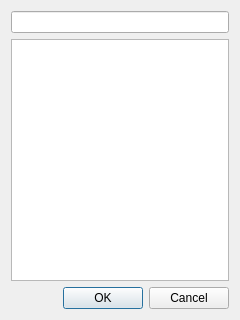
<?xml version="1.0" encoding="UTF-8"?>
<ui version="4.0">
 <class>ContactInfo</class>
 <widget class="QDialog" name="ContactInfo">
  <property name="geometry">
   <rect>
    <x>0</x>
    <y>0</y>
    <width>240</width>
    <height>320</height>
   </rect>
  </property>
  <property name="windowTitle">
   <string>Dialog</string>
  </property>
  <layout class="QGridLayout" name="gridLayout">
   <item row="0" column="0">
    <widget class="QLineEdit" name="lineEdit"/>
   </item>
   <item row="1" column="0">
    <widget class="QPlainTextEdit" name="plainTextEdit"/>
   </item>
   <item row="2" column="0">
    <widget class="QDialogButtonBox" name="buttonBox">
     <property name="orientation">
      <enum>Qt::Horizontal</enum>
     </property>
     <property name="standardButtons">
      <set>QDialogButtonBox::Cancel|QDialogButtonBox::Ok</set>
     </property>
    </widget>
   </item>
  </layout>
 </widget>
 <resources/>
 <connections>
  <connection>
   <sender>buttonBox</sender>
   <signal>accepted()</signal>
   <receiver>ContactInfo</receiver>
   <slot>accept()</slot>
   <hints>
    <hint type="sourcelabel">
     <x>248</x>
     <y>254</y>
    </hint>
    <hint type="destinationlabel">
     <x>157</x>
     <y>274</y>
    </hint>
   </hints>
  </connection>
  <connection>
   <sender>buttonBox</sender>
   <signal>rejected()</signal>
   <receiver>ContactInfo</receiver>
   <slot>reject()</slot>
   <hints>
    <hint type="sourcelabel">
     <x>316</x>
     <y>260</y>
    </hint>
    <hint type="destinationlabel">
     <x>286</x>
     <y>274</y>
    </hint>
   </hints>
  </connection>
 </connections>
</ui>
